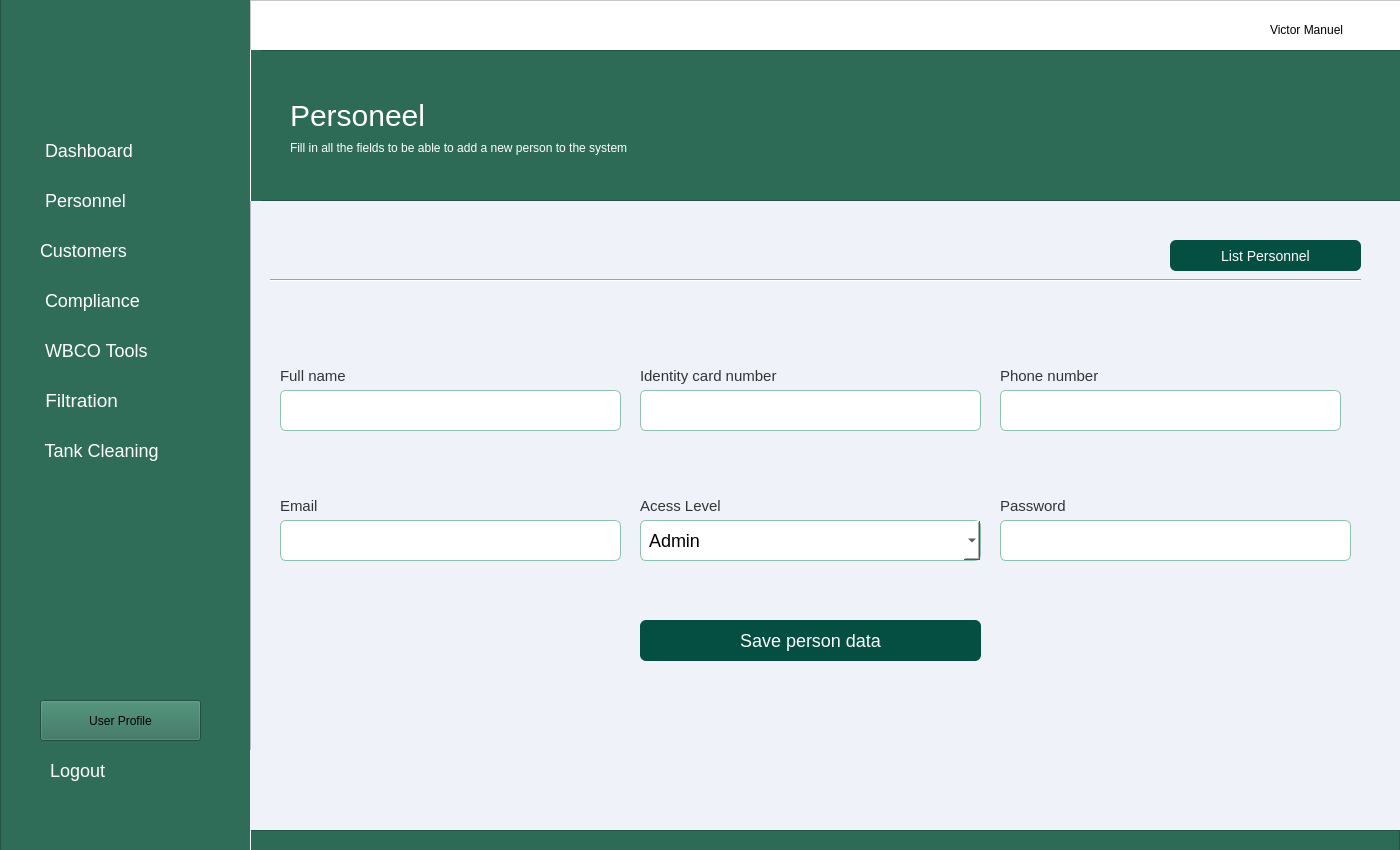
<?xml version="1.0" encoding="UTF-8"?>
<ui version="4.0">
 <class>MainWindow</class>
 <widget class="QMainWindow" name="MainWindow">
  <property name="geometry">
   <rect>
    <x>0</x>
    <y>0</y>
    <width>1400</width>
    <height>850</height>
   </rect>
  </property>
  <property name="minimumSize">
   <size>
    <width>1400</width>
    <height>850</height>
   </size>
  </property>
  <property name="maximumSize">
   <size>
    <width>1400</width>
    <height>850</height>
   </size>
  </property>
  <property name="windowTitle">
   <string>Dashboard</string>
  </property>
  <widget class="QWidget" name="centralwidget">
   <widget class="QFrame" name="frame_aside_menu">
    <property name="geometry">
     <rect>
      <x>0</x>
      <y>-10</y>
      <width>251</width>
      <height>861</height>
     </rect>
    </property>
    <property name="styleSheet">
     <string notr="true">
background-color:#2f6d58</string>
    </property>
    <property name="frameShape">
     <enum>QFrame::StyledPanel</enum>
    </property>
    <property name="frameShadow">
     <enum>QFrame::Raised</enum>
    </property>
    <widget class="QLabel" name="label_15">
     <property name="geometry">
      <rect>
       <x>10</x>
       <y>30</y>
       <width>221</width>
       <height>91</height>
      </rect>
     </property>
     <property name="styleSheet">
      <string notr="true">image: url(:/img/logo_tecsep-1-removebg-preview.png);</string>
     </property>
     <property name="text">
      <string/>
     </property>
    </widget>
    <widget class="QPushButton" name="btn_dashboard">
     <property name="geometry">
      <rect>
       <x>30</x>
       <y>140</y>
       <width>191</width>
       <height>41</height>
      </rect>
     </property>
     <property name="styleSheet">
      <string notr="true">

QPushButton#btn_dashboard{

border:none;
color:white;
font-size:18px;
border-radius: 12px;
transition: background-color 0.5s ease;
padding:10px;
text-align:left;
}

QPushButton#btn_dashboard:hover{
 background-color: #044e42;
border-radius: 12px;
transition: background-color 0.5s ease;
padding:10px;
}

QPushButton#btn_dashboard:pressed {
 background-color: #044e42;
border-radius: 12px;
background-color: #033029;
padding:10px;
 }


</string>
     </property>
     <property name="text">
      <string> Dashboard</string>
     </property>
     <property name="icon">
      <iconset>
       <normaloff>house-solid.svg</normaloff>house-solid.svg</iconset>
     </property>
     <property name="iconSize">
      <size>
       <width>25</width>
       <height>25</height>
      </size>
     </property>
     <property name="flat">
      <bool>false</bool>
     </property>
    </widget>
    <widget class="QPushButton" name="btn_compliance">
     <property name="geometry">
      <rect>
       <x>30</x>
       <y>290</y>
       <width>191</width>
       <height>41</height>
      </rect>
     </property>
     <property name="styleSheet">
      <string notr="true">QPushButton#btn_compliance{

border:none;
color:white;
font-size:18px;
border-radius: 12px;
transition: background-color 0.5s ease;
text-align:left;
padding:10px
}

QPushButton#btn_compliance:hover{
 background-color: #044e42;
border-radius: 12px;
transition: background-color 0.5s ease;
}

QPushButton#btn_compliance:pressed {
 background-color: #044e42;
border-radius: 12px;
background-color: #033029;
 }
</string>
     </property>
     <property name="text">
      <string> Compliance</string>
     </property>
     <property name="icon">
      <iconset>
       <normaloff>vial-solid.svg</normaloff>vial-solid.svg</iconset>
     </property>
     <property name="iconSize">
      <size>
       <width>25</width>
       <height>25</height>
      </size>
     </property>
     <property name="flat">
      <bool>false</bool>
     </property>
    </widget>
    <widget class="QPushButton" name="btn_wbco">
     <property name="geometry">
      <rect>
       <x>30</x>
       <y>340</y>
       <width>191</width>
       <height>41</height>
      </rect>
     </property>
     <property name="styleSheet">
      <string notr="true">QPushButton#btn_wbco{

border:none;
color:white;
font-size:18px;
border-radius: 12px;
transition: background-color 0.5s ease;
text-align:left;
padding:10px;
}

QPushButton#btn_wbco:hover{
 background-color: #044e42;
border-radius: 12px;
transition: background-color 0.5s ease;
}

QPushButton#btn_wbco:pressed {
 background-color: #044e42;
border-radius: 12px;
background-color: #033029;
 }</string>
     </property>
     <property name="text">
      <string> WBCO Tools</string>
     </property>
     <property name="icon">
      <iconset>
       <normaloff>tools.svg</normaloff>tools.svg</iconset>
     </property>
     <property name="iconSize">
      <size>
       <width>25</width>
       <height>25</height>
      </size>
     </property>
     <property name="flat">
      <bool>false</bool>
     </property>
    </widget>
    <widget class="QPushButton" name="btn_filtration">
     <property name="geometry">
      <rect>
       <x>30</x>
       <y>390</y>
       <width>191</width>
       <height>41</height>
      </rect>
     </property>
     <property name="styleSheet">
      <string notr="true">QPushButton#btn_filtration{

border:none;
color:white;
font-size:19px;
border-radius: 12px;
transition: background-color 0.5s ease;
text-align:left;
padding:10px;
}

QPushButton#btn_filtration:hover{
 background-color: #044e42;
border-radius: 12px;
transition: background-color 0.5s ease;
}

QPushButton#btn_filtration:pressed {
 background-color: #044e42;
border-radius: 12px;
background-color: #033029;
 }</string>
     </property>
     <property name="text">
      <string> Filtration</string>
     </property>
     <property name="icon">
      <iconset>
       <normaloff>oil-well-solid.svg</normaloff>oil-well-solid.svg</iconset>
     </property>
     <property name="iconSize">
      <size>
       <width>25</width>
       <height>25</height>
      </size>
     </property>
     <property name="flat">
      <bool>false</bool>
     </property>
    </widget>
    <widget class="QPushButton" name="btn_tank_cleaning">
     <property name="geometry">
      <rect>
       <x>30</x>
       <y>440</y>
       <width>191</width>
       <height>41</height>
      </rect>
     </property>
     <property name="styleSheet">
      <string notr="true">QPushButton#btn_tank_cleaning{

border:none;
color:white;
font-size:18px;
border-radius: 12px;
transition: background-color 0.5s ease;
padding:10px;
text-align:left;
}

QPushButton#btn_tank_cleaning:hover{
 background-color: #044e42;
border-radius: 12px;
transition: background-color 0.5s ease;
padding:10px;
}

QPushButton#btn_tank_cleaning:pressed {
 background-color: #044e42;
border-radius: 12px;
background-color: #033029;
 }</string>
     </property>
     <property name="text">
      <string> Tank Cleaning</string>
     </property>
     <property name="icon">
      <iconset>
       <normaloff>soap-solid.svg</normaloff>soap-solid.svg</iconset>
     </property>
     <property name="iconSize">
      <size>
       <width>25</width>
       <height>25</height>
      </size>
     </property>
     <property name="flat">
      <bool>false</bool>
     </property>
    </widget>
    <widget class="QPushButton" name="btn_user_profile">
     <property name="geometry">
      <rect>
       <x>40</x>
       <y>710</y>
       <width>161</width>
       <height>41</height>
      </rect>
     </property>
     <property name="styleSheet">
      <string notr="true">QPushButton#btn_user_profile{

border:none;
color:white;
font-size:18px;
border-radius: 12px;
transition: background-color 0.5s ease;
padding:10px;
text-align:left;
}

QPushButton#btn_user_profile:hover{
 background-color: #044e42;
border-radius: 12px;
transition: background-color 0.5s ease;
padding:10px;
}

QPushButton#btn_user_profile:pressed {
 background-color: #044e42;
border-radius: 12px;
background-color: #033029;
 }</string>
     </property>
     <property name="text">
      <string>User Profile</string>
     </property>
     <property name="icon">
      <iconset>
       <normaloff>user-solid.svg</normaloff>user-solid.svg</iconset>
     </property>
     <property name="iconSize">
      <size>
       <width>25</width>
       <height>25</height>
      </size>
     </property>
     <property name="flat">
      <bool>false</bool>
     </property>
    </widget>
    <widget class="QPushButton" name="btn_logout">
     <property name="geometry">
      <rect>
       <x>40</x>
       <y>760</y>
       <width>161</width>
       <height>41</height>
      </rect>
     </property>
     <property name="styleSheet">
      <string notr="true">QPushButton#btn_logout{

border:none;
color:white;
font-size:18px;
border-radius: 12px;
transition: background-color 0.5s ease;
padding:10px;
text-align:left;
}

QPushButton#btn_logout:hover{
 background-color: #044e42;
border-radius: 12px;
transition: background-color 0.5s ease;
padding:10px;
}

QPushButton#btn_logout:pressed {
 background-color: #044e42;
border-radius: 12px;
background-color: #033029;
 }</string>
     </property>
     <property name="text">
      <string>Logout</string>
     </property>
     <property name="icon">
      <iconset>
       <normaloff>right-from-bracket-solid.svg</normaloff>right-from-bracket-solid.svg</iconset>
     </property>
     <property name="iconSize">
      <size>
       <width>25</width>
       <height>25</height>
      </size>
     </property>
     <property name="flat">
      <bool>false</bool>
     </property>
    </widget>
    <widget class="QPushButton" name="btn_user">
     <property name="geometry">
      <rect>
       <x>30</x>
       <y>190</y>
       <width>191</width>
       <height>41</height>
      </rect>
     </property>
     <property name="styleSheet">
      <string notr="true">

QPushButton#btn_user{

border:none;
color:white;
font-size:18px;
border-radius: 12px;
transition: background-color 0.5s ease;
padding:10px;
text-align:left;
}

QPushButton#btn_user:hover{
 background-color: #044e42;
border-radius: 12px;
transition: background-color 0.5s ease;
padding:10px;
}

QPushButton#btn_user:pressed {
 background-color: #044e42;
border-radius: 12px;
background-color: #033029;
padding:10px;
 }


</string>
     </property>
     <property name="text">
      <string> Personnel</string>
     </property>
     <property name="icon">
      <iconset>
       <normaloff>user-solid.svg</normaloff>user-solid.svg</iconset>
     </property>
     <property name="iconSize">
      <size>
       <width>25</width>
       <height>25</height>
      </size>
     </property>
     <property name="flat">
      <bool>false</bool>
     </property>
    </widget>
    <widget class="QPushButton" name="btn_customer">
     <property name="geometry">
      <rect>
       <x>30</x>
       <y>240</y>
       <width>191</width>
       <height>41</height>
      </rect>
     </property>
     <property name="styleSheet">
      <string notr="true">

QPushButton#btn_customer{

border:none;
color:white;
font-size:18px;
border-radius: 12px;
transition: background-color 0.5s ease;
padding:10px;
text-align:left;
}

QPushButton#btn_customer:hover{
 background-color: #044e42;
border-radius: 12px;
transition: background-color 0.5s ease;
padding:10px;
}

QPushButton#btn_customer:pressed {
 background-color: #044e42;
border-radius: 12px;
background-color: #033029;
padding:10px;
 }


</string>
     </property>
     <property name="text">
      <string>Customers</string>
     </property>
     <property name="icon">
      <iconset>
       <normaloff>user-group-solid.svg</normaloff>user-group-solid.svg</iconset>
     </property>
     <property name="iconSize">
      <size>
       <width>25</width>
       <height>25</height>
      </size>
     </property>
     <property name="flat">
      <bool>false</bool>
     </property>
    </widget>
   </widget>
   <widget class="QFrame" name="frame">
    <property name="geometry">
     <rect>
      <x>250</x>
      <y>0</y>
      <width>1151</width>
      <height>861</height>
     </rect>
    </property>
    <property name="sizePolicy">
     <sizepolicy hsizetype="Fixed" vsizetype="Preferred">
      <horstretch>0</horstretch>
      <verstretch>0</verstretch>
     </sizepolicy>
    </property>
    <property name="minimumSize">
     <size>
      <width>1151</width>
      <height>861</height>
     </size>
    </property>
    <property name="maximumSize">
     <size>
      <width>16777215</width>
      <height>861</height>
     </size>
    </property>
    <property name="font">
     <font>
      <pointsize>11</pointsize>
     </font>
    </property>
    <property name="styleSheet">
     <string notr="true">background-color:#eff2f9;

</string>
    </property>
    <property name="frameShape">
     <enum>QFrame::StyledPanel</enum>
    </property>
    <property name="frameShadow">
     <enum>QFrame::Raised</enum>
    </property>
    <widget class="QFrame" name="frame_2">
     <property name="geometry">
      <rect>
       <x>0</x>
       <y>0</y>
       <width>1151</width>
       <height>51</height>
      </rect>
     </property>
     <property name="styleSheet">
      <string notr="true">background-color:#fff</string>
     </property>
     <property name="frameShape">
      <enum>QFrame::StyledPanel</enum>
     </property>
     <property name="frameShadow">
      <enum>QFrame::Raised</enum>
     </property>
     <widget class="QLabel" name="label_12">
      <property name="geometry">
       <rect>
        <x>1020</x>
        <y>20</y>
        <width>111</width>
        <height>20</height>
       </rect>
      </property>
      <property name="styleSheet">
       <string notr="true"/>
      </property>
      <property name="text">
       <string>Victor Manuel</string>
      </property>
     </widget>
     <widget class="QPushButton" name="pushButton_5">
      <property name="geometry">
       <rect>
        <x>980</x>
        <y>10</y>
        <width>31</width>
        <height>31</height>
       </rect>
      </property>
      <property name="styleSheet">
       <string notr="true">background-color: #fff;
border-radius:30px;
width:30px;
height:30px;</string>
      </property>
      <property name="text">
       <string/>
      </property>
      <property name="icon">
       <iconset>
        <normaloff>user_dark.svg</normaloff>user_dark.svg</iconset>
      </property>
      <property name="iconSize">
       <size>
        <width>25</width>
        <height>25</height>
       </size>
      </property>
     </widget>
    </widget>
    <widget class="QFrame" name="frame_3">
     <property name="geometry">
      <rect>
       <x>0</x>
       <y>50</y>
       <width>1151</width>
       <height>151</height>
      </rect>
     </property>
     <property name="styleSheet">
      <string notr="true">background-color:#2d6b56;</string>
     </property>
     <property name="frameShape">
      <enum>QFrame::StyledPanel</enum>
     </property>
     <property name="frameShadow">
      <enum>QFrame::Raised</enum>
     </property>
     <widget class="QLabel" name="label">
      <property name="geometry">
       <rect>
        <x>40</x>
        <y>50</y>
        <width>151</width>
        <height>31</height>
       </rect>
      </property>
      <property name="styleSheet">
       <string notr="true">font-size: 30px;
color:#fff;</string>
      </property>
      <property name="text">
       <string>Personeel</string>
      </property>
     </widget>
     <widget class="Line" name="line">
      <property name="geometry">
       <rect>
        <x>-10</x>
        <y>0</y>
        <width>21</width>
        <height>151</height>
       </rect>
      </property>
      <property name="styleSheet">
       <string notr="true">color: rgb(255, 255, 255);
border-color: rgb(255, 255, 255);</string>
      </property>
      <property name="frameShadow">
       <enum>QFrame::Plain</enum>
      </property>
      <property name="orientation">
       <enum>Qt::Vertical</enum>
      </property>
     </widget>
     <widget class="QLabel" name="label_2">
      <property name="geometry">
       <rect>
        <x>40</x>
        <y>90</y>
        <width>431</width>
        <height>16</height>
       </rect>
      </property>
      <property name="styleSheet">
       <string notr="true">color: rgb(255, 255, 255);
font: 9pt &quot;MS Shell Dlg 2&quot;;</string>
      </property>
      <property name="text">
       <string>Fill in all the fields to be able to add a new person to the system</string>
      </property>
     </widget>
    </widget>
    <widget class="QFrame" name="frame_9">
     <property name="geometry">
      <rect>
       <x>-1</x>
       <y>830</y>
       <width>1151</width>
       <height>31</height>
      </rect>
     </property>
     <property name="styleSheet">
      <string notr="true">background-color:#2d6b56;</string>
     </property>
     <property name="frameShape">
      <enum>QFrame::StyledPanel</enum>
     </property>
     <property name="frameShadow">
      <enum>QFrame::Raised</enum>
     </property>
    </widget>
    <widget class="Line" name="line_2">
     <property name="geometry">
      <rect>
       <x>-40</x>
       <y>750</y>
       <width>41</width>
       <height>151</height>
      </rect>
     </property>
     <property name="styleSheet">
      <string notr="true">color: rgb(255, 255, 255);
border-color: rgb(255, 255, 255);</string>
     </property>
     <property name="frameShadow">
      <enum>QFrame::Plain</enum>
     </property>
     <property name="orientation">
      <enum>Qt::Vertical</enum>
     </property>
    </widget>
    <widget class="Line" name="line_3">
     <property name="geometry">
      <rect>
       <x>20</x>
       <y>270</y>
       <width>1091</width>
       <height>20</height>
      </rect>
     </property>
     <property name="styleSheet">
      <string notr="true">color: rgb(255, 255, 255);
</string>
     </property>
     <property name="orientation">
      <enum>Qt::Horizontal</enum>
     </property>
    </widget>
    <widget class="QPushButton" name="btn_add_personeel">
     <property name="geometry">
      <rect>
       <x>920</x>
       <y>240</y>
       <width>191</width>
       <height>31</height>
      </rect>
     </property>
     <property name="styleSheet">
      <string notr="true">

QPushButton#btn_add_personeel{

border:none;
background-color:#044e42;
color:white;
font-size:14px;
border-radius: 6px;
transition: background-color 0.5s ease;
padding:10px;
text-align:rigth;
}

QPushButton#btn_add_personeel:hover{
 background-color: #044e42;
border-radius: 6px;
transition: background-color 0.5s ease;
padding:10px;
}

QPushButton#btn_add_personeel:pressed {
 background-color: #044e42;
border-radius: 6px;
background-color: #033029;
padding:10px;
 }
</string>
     </property>
     <property name="text">
      <string>List Personnel</string>
     </property>
     <property name="icon">
      <iconset>
       <normaloff>user-group-solid.svg</normaloff>user-group-solid.svg</iconset>
     </property>
    </widget>
    <widget class="QLineEdit" name="txt_nome">
     <property name="geometry">
      <rect>
       <x>30</x>
       <y>390</y>
       <width>341</width>
       <height>41</height>
      </rect>
     </property>
     <property name="styleSheet">
      <string notr="true">QLineEdit{


background-color:#fff;
border: 1px solid #8ec0af;
border-radius: 6px
}</string>
     </property>
     <property name="placeholderText">
      <string/>
     </property>
    </widget>
    <widget class="QLabel" name="label_3">
     <property name="geometry">
      <rect>
       <x>30</x>
       <y>360</y>
       <width>81</width>
       <height>31</height>
      </rect>
     </property>
     <property name="font">
      <font>
       <pointsize>11</pointsize>
      </font>
     </property>
     <property name="styleSheet">
      <string notr="true">color: rgb(52, 52, 52);</string>
     </property>
     <property name="text">
      <string>Full name</string>
     </property>
    </widget>
    <widget class="QLineEdit" name="txt_nome_2">
     <property name="geometry">
      <rect>
       <x>390</x>
       <y>390</y>
       <width>341</width>
       <height>41</height>
      </rect>
     </property>
     <property name="styleSheet">
      <string notr="true">QLineEdit{


background-color:#fff;
border: 1px solid #8ec0af;
border-radius: 6px
}</string>
     </property>
     <property name="placeholderText">
      <string/>
     </property>
    </widget>
    <widget class="QLineEdit" name="txt_nome_3">
     <property name="geometry">
      <rect>
       <x>750</x>
       <y>390</y>
       <width>341</width>
       <height>41</height>
      </rect>
     </property>
     <property name="styleSheet">
      <string notr="true">QLineEdit{


background-color:#fff;
border: 1px solid #8ec0af;
border-radius: 6px
}</string>
     </property>
     <property name="placeholderText">
      <string/>
     </property>
    </widget>
    <widget class="QLabel" name="label_4">
     <property name="geometry">
      <rect>
       <x>390</x>
       <y>360</y>
       <width>191</width>
       <height>31</height>
      </rect>
     </property>
     <property name="font">
      <font>
       <pointsize>11</pointsize>
      </font>
     </property>
     <property name="styleSheet">
      <string notr="true">color: rgb(52, 52, 52);</string>
     </property>
     <property name="text">
      <string>Identity card number</string>
     </property>
    </widget>
    <widget class="QLabel" name="label_5">
     <property name="geometry">
      <rect>
       <x>750</x>
       <y>360</y>
       <width>191</width>
       <height>31</height>
      </rect>
     </property>
     <property name="font">
      <font>
       <pointsize>11</pointsize>
      </font>
     </property>
     <property name="styleSheet">
      <string notr="true">color: rgb(52, 52, 52);</string>
     </property>
     <property name="text">
      <string>Phone number</string>
     </property>
    </widget>
    <widget class="QLineEdit" name="txt_nome_4">
     <property name="geometry">
      <rect>
       <x>30</x>
       <y>520</y>
       <width>341</width>
       <height>41</height>
      </rect>
     </property>
     <property name="styleSheet">
      <string notr="true">QLineEdit{


background-color:#fff;
border: 1px solid #8ec0af;
border-radius: 6px
}</string>
     </property>
     <property name="placeholderText">
      <string/>
     </property>
    </widget>
    <widget class="QLabel" name="label_6">
     <property name="geometry">
      <rect>
       <x>30</x>
       <y>490</y>
       <width>81</width>
       <height>31</height>
      </rect>
     </property>
     <property name="font">
      <font>
       <pointsize>11</pointsize>
      </font>
     </property>
     <property name="styleSheet">
      <string notr="true">color: rgb(52, 52, 52);</string>
     </property>
     <property name="text">
      <string>Email</string>
     </property>
    </widget>
    <widget class="QComboBox" name="cb_tipo_usuario">
     <property name="geometry">
      <rect>
       <x>390</x>
       <y>520</y>
       <width>341</width>
       <height>41</height>
      </rect>
     </property>
     <property name="styleSheet">
      <string notr="true">
QComboBox{


background-color:#fff;
border: 1px solid #8ec0af;
border-radius: 6px;

font-size:18px;

}</string>
     </property>
     <item>
      <property name="text">
       <string> Admin</string>
      </property>
     </item>
     <item>
      <property name="text">
       <string> Supervisor</string>
      </property>
     </item>
    </widget>
    <widget class="QLabel" name="label_7">
     <property name="geometry">
      <rect>
       <x>390</x>
       <y>490</y>
       <width>101</width>
       <height>31</height>
      </rect>
     </property>
     <property name="font">
      <font>
       <pointsize>11</pointsize>
      </font>
     </property>
     <property name="styleSheet">
      <string notr="true">color: rgb(52, 52, 52);</string>
     </property>
     <property name="text">
      <string>Acess Level</string>
     </property>
    </widget>
    <widget class="QPushButton" name="btn_salvar_user">
     <property name="geometry">
      <rect>
       <x>390</x>
       <y>620</y>
       <width>341</width>
       <height>41</height>
      </rect>
     </property>
     <property name="styleSheet">
      <string notr="true">

QPushButton#btn_salvar_user{

border:none;
background-color:#044e42;
color:white;
font-size:18px;
border-radius: 6px;
transition: background-color 0.5s ease;
padding:10px;
text-align:rigth;
}

QPushButton#btn_salvar_user:hover{
 background-color: #044e42;
border-radius: 6px;
transition: background-color 0.5s ease;
padding:10px;
}

QPushButton#btn_salvar_user:pressed {
 background-color: #044e42;
border-radius: 6px;
background-color: #033029;
padding:10px;
 }
</string>
     </property>
     <property name="text">
      <string>Save person data</string>
     </property>
     <property name="icon">
      <iconset>
       <normaloff>check-solid.svg</normaloff>check-solid.svg</iconset>
     </property>
     <property name="iconSize">
      <size>
       <width>25</width>
       <height>25</height>
      </size>
     </property>
    </widget>
    <widget class="QLineEdit" name="txt_nome_5">
     <property name="geometry">
      <rect>
       <x>750</x>
       <y>520</y>
       <width>351</width>
       <height>41</height>
      </rect>
     </property>
     <property name="styleSheet">
      <string notr="true">QLineEdit{


background-color:#fff;
border: 1px solid #8ec0af;
border-radius: 6px
}</string>
     </property>
     <property name="placeholderText">
      <string/>
     </property>
    </widget>
    <widget class="QLabel" name="label_8">
     <property name="geometry">
      <rect>
       <x>750</x>
       <y>490</y>
       <width>101</width>
       <height>31</height>
      </rect>
     </property>
     <property name="font">
      <font>
       <pointsize>11</pointsize>
      </font>
     </property>
     <property name="styleSheet">
      <string notr="true">color: rgb(52, 52, 52);</string>
     </property>
     <property name="text">
      <string>Password</string>
     </property>
    </widget>
    <zorder>label_8</zorder>
    <zorder>label_7</zorder>
    <zorder>label_6</zorder>
    <zorder>label_5</zorder>
    <zorder>label_3</zorder>
    <zorder>label_4</zorder>
    <zorder>frame_2</zorder>
    <zorder>frame_3</zorder>
    <zorder>frame_9</zorder>
    <zorder>line_2</zorder>
    <zorder>line_3</zorder>
    <zorder>btn_add_personeel</zorder>
    <zorder>txt_nome</zorder>
    <zorder>txt_nome_2</zorder>
    <zorder>txt_nome_3</zorder>
    <zorder>txt_nome_4</zorder>
    <zorder>cb_tipo_usuario</zorder>
    <zorder>btn_salvar_user</zorder>
    <zorder>txt_nome_5</zorder>
   </widget>
  </widget>
  <widget class="QMenuBar" name="menubar">
   <property name="geometry">
    <rect>
     <x>0</x>
     <y>0</y>
     <width>1400</width>
     <height>26</height>
    </rect>
   </property>
  </widget>
 </widget>
 <resources>
  <include location="../SSH/loginU64/res.qrc"/>
 </resources>
 <connections/>
</ui>
